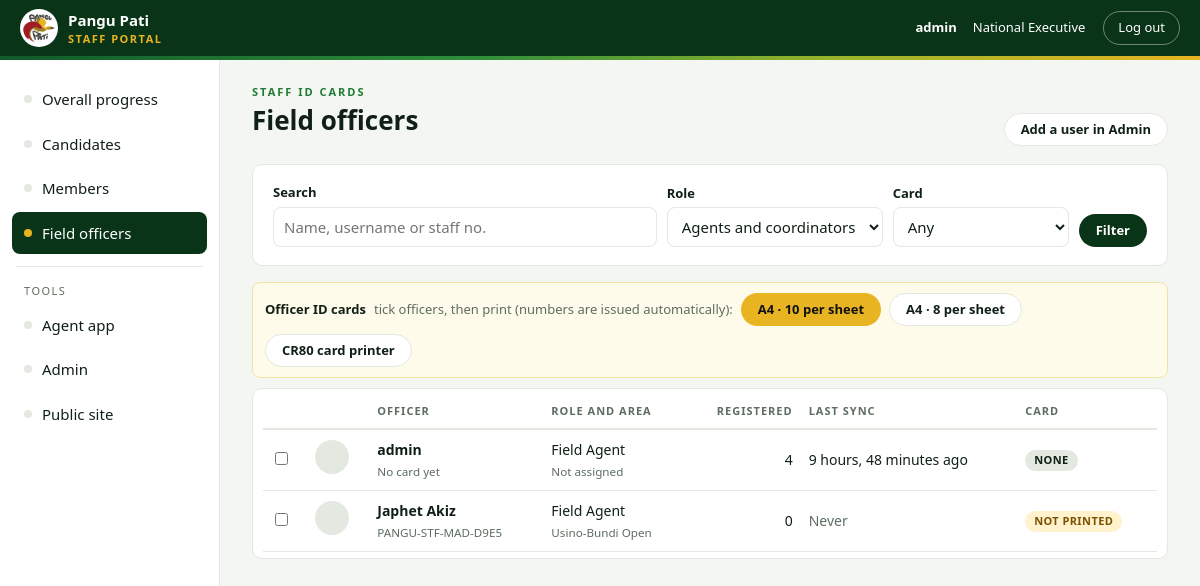
The app's page /portal/staff/ (signed in) with its own data.
### apps/cms/models.py (models this page shows, shortened)
class PartyProfile(models.Model):
    name = models.CharField(max_length=80, default="Pangu Pati")
    short_name = models.CharField(max_length=30, default="Pangu")
    tagline = models.CharField(max_length=140, default="Pangu Next Generation")
    founded = models.DateField(null=True, blank=True, default=datetime.date(1967, 6, 13))
    election_name = models.CharField(max_length=120, default="2027 National General Election")
    election_date = models.DateField(
        null=True, blank=True,
        help_text="Polling start date. Turns on the home-page countdown and the candidate age check.",
    )
    rotating_lines = models.CharField(
        max_length=300, default="Pangu Next Generation|2027 National General Election|Join the movement",
        help_text="Lines that rotate under the party name, separated by |",
    )
    intro = models.CharField(
        max_length=300, blank=True,
        default="[Placeholder] One-sentence welcome for the home page.",
    )
    about = models.TextField(
        default="[Placeholder] The party's story, values and record. "
                "Separate paragraphs with a blank line.",
    )
    header_image = models.ImageField(
        upload_to="party/", blank=True,
        help_text="Leaders header for the home page. Leave empty to use the bundled image.",
    )
    header_caption = models.CharField(max_length=200, blank=True,
                                      help_text="Optional caption naming the leaders in the header image.")
    logo = models.ImageField(upload_to="party/", blank=True,
                             help_text="Leave empty to use the bundled Pangu Pati logo.")
    applications_open = models.BooleanField(default=True)
    applications_close = models.DateField(null=True, blank=True,
                                          help_text="Last day to apply. Leave empty for no deadline.")
    signatory_name = models.CharField(max_length=120, blank=True,
                                      help_text="Signs endorsement letters.")
    signatory_title = models.CharField(max_length=120, blank=True, default="General Secretary")
    office_address = models.CharField(max_length=200, blank=True,
                                      default="[Placeholder] Party secretariat, Port Moresby")
    phone = models.CharField(max_length=40, blank=True)
    email = models.EmailField(blank=True)
    facebook_url = models.URLField(blank=True)
    tiktok_url = models.URLField(blank=True)
    youtube_url = models.URLField(blank=True)
    x_url = models.URLField("X / Twitter URL", blank=True)
    class Meta:
        verbose_name = "Party profile"
        verbose_name_plural = "Party profile"
    @classmethod
    def load(cls):
        obj, _ = cls.objects.get_or_create(pk=1)
        return obj

### apps/accounts/models.py (models this page shows, shortened)
class User(AbstractUser):
    class Role(models.TextChoices):
        AGENT = "AGENT", "Field Agent"
        COORDINATOR = "COORDINATOR", "Provincial Coordinator"
        EXEC = "EXEC", "National Executive"
    phone_number = models.CharField(max_length=20, blank=True)
    role = models.CharField(max_length=12, choices=Role.choices, default=Role.AGENT)
    assigned_province = models.ForeignKey(
        "geo.Province", null=True, blank=True, on_delete=models.SET_NULL, related_name="staff"
    )
    assigned_electorate = models.ForeignKey(
        "geo.Electorate", null=True, blank=True, on_delete=models.SET_NULL, related_name="agents"
    )
    @property
    def is_exec(self):
        return self.role == self.Role.EXEC or self.is_superuser

class StaffProfile(models.Model):
    class CardStatus(models.TextChoices):
        ACTIVE = "ACTIVE", "Active"
        SUSPENDED = "SUSPENDED", "Suspended"
    id = models.UUIDField(primary_key=True, default=uuid.uuid4, editable=False)
    user = models.OneToOneField(User, on_delete=models.CASCADE, related_name="staff_profile")
    staff_number = models.CharField(max_length=24, unique=True, null=True, blank=True)
    photo = models.ImageField(upload_to=staff_photo_path, blank=True)
    card_status = models.CharField(max_length=10, choices=CardStatus.choices,
                                   default=CardStatus.ACTIVE)
    valid_until = models.DateField(null=True, blank=True,
                                   help_text="Leave empty for no expiry (e.g. until after the 2027 return of writs).")
    id_card_printed = models.BooleanField(default=False)
    id_card_printed_at = models.DateTimeField(null=True, blank=True)
    created_at = models.DateTimeField(auto_now_add=True)
    updated_at = models.DateTimeField(auto_now=True)
    class Meta:
        ordering = ["user__last_name", "user__first_name"]
        verbose_name = "staff ID card"

### apps/geo/models.py (models this page shows, shortened)
class Electorate(models.Model):
    class Type(models.TextChoices):
        OPEN = "OPEN", "Open"
        PROVINCIAL = "PROVINCIAL", "Provincial"
    province = models.ForeignKey(Province, on_delete=models.PROTECT, related_name="electorates")
    name = models.CharField(max_length=120)
    electorate_type = models.CharField(max_length=10, choices=Type.choices, default=Type.OPEN)
    class Meta:
        ordering = ["province__name", "electorate_type", "name"]
        constraints = [
            models.UniqueConstraint(fields=["province", "name"], name="uniq_electorate_per_province"),
        ]

### apps/idcards/views.py (the view)
# urls.py: path("", views.staff_list, name="list"),
@portal_required
def staff_list(request):
    qs = staff_visible_to(request.user).annotate(
        registered=Count("registered_members", distinct=True),
        last_sync=Max("sync_logs__received_at"))
    role, q, card = request.GET.get("role", ""), request.GET.get("q", "").strip(), request.GET.get("card", "")
    if role in (User.Role.AGENT, User.Role.COORDINATOR):
        qs = qs.filter(role=role)
    if q:
        qs = qs.filter(Q(username__icontains=q) | Q(first_name__icontains=q) | Q(last_name__icontains=q)
                       | Q(staff_profile__staff_number__icontains=q))
    if card == "none":
        qs = qs.filter(Q(staff_profile__isnull=True) | Q(staff_profile__staff_number__isnull=True))
    elif card == "suspended":
        qs = qs.filter(staff_profile__card_status=StaffProfile.CardStatus.SUSPENDED)
    elif card == "unprinted":
        qs = qs.filter(staff_profile__staff_number__isnull=False, staff_profile__id_card_printed=False)
    return render(request, "idcards/staff_list.html", {
        "section": "staff", "staff": qs.order_by("assigned_province__name", "last_name", "username"),
        "role": role, "q": q, "card": card,
    })

### apps/cms/context_processors.py (called while the page is built)
def party(request):
    try:
        profile = PartyProfile.load()
    except (OperationalError, ProgrammingError):  # before migrations have run
        profile = PartyProfile()
    return {
        "party": profile,
        "party_logo": profile.logo.url if profile.logo else static("site/img/pangu-logo.png"),
        "party_header": profile.header_image.url if profile.header_image else static("site/img/leaders-header.jpg"),
    }

### apps/idcards/views.py (called while the page is built)
def staff_visible_to(user):
    qs = User.objects.filter(role__in=[User.Role.AGENT, User.Role.COORDINATOR]).select_related(
        "assigned_province", "assigned_electorate", "staff_profile")
    if not is_exec(user):
        qs = qs.filter(role=User.Role.AGENT)
    return scope_province(qs, user, "assigned_province_id")

### apps/portal/access.py (called while the page is built)
def is_exec(user):
    return bool(user and user.is_authenticated and user.is_exec)

def is_portal_user(user):
    return is_exec(user) or is_coordinator(user)

def portal_required(view):
    @login_required
    @wraps(view)
    def wrapped(request, *args, **kwargs):
        if not is_portal_user(request.user):
            if request.user.is_agent:
                return redirect(AGENT_APP_URL)
            raise PermissionDenied("Executives and provincial coordinators only.")
        return view(request, *args, **kwargs)
    return wrapped

def scope_province(qs, user, province_field):
    if is_exec(user):
        return qs
    if is_coordinator(user) and user.assigned_province_id:
        return qs.filter(**{province_field: user.assigned_province_id})
    return qs.none()

### apps/idcards/templates/idcards/staff_list.html (shortened to what this page needs)
{% extends "portal/base.html" %}
{% block content %}
<div class="page-head">
  <div><span class="eyebrow">Staff ID cards</span><h1>Field officers</h1></div>
  {% if user.is_staff %}<a class="btn btn-outline" href="/admin/accounts/user/add/">Add a user in Admin</a>{% endif %}
</div>
<form class="card filters" method="get">
  <div class="field grow"><label>Search</label><input name="q" value="{{ q }}" placeholder="Name, username or staff no."></div>
  {% if user.is_exec %}<div class="field"><label>Role</label><select name="role"><option value="">Agents and coordinators</option></select></div>{% endif %}
  <div class="field"><label>Card</label><select name="card">
    <option value="">Any</option>
  </select></div>
  <button class="btn btn-dark" type="submit">Filter</button>
</form>
<form method="post" action="{% url 'staff:cards_batch' %}" target="_blank">{% csrf_token %}
  <div class="bulk">
    <b>Officer ID cards</b> <span class="muted">tick officers, then print (numbers are issued automatically):</span>
    <button class="btn btn-gold" name="layout" value="a4-10">A4 · 10 per sheet</button>
    <button class="btn btn-outline" name="layout" value="a4-8">A4 · 8 per sheet</button>
    <button class="btn btn-outline" name="layout" value="cr80">CR80 card printer</button>
  </div>
  <div class="card" style="padding:6px 10px">
    <div class="tbl-wrap">
    <table class="tbl">
      <thead><tr><th></th><th></th><th>Officer</th><th>Role and area</th><th class="num">Registered</th><th class="hide-sm">Last sync</th><th>Card</th></tr></thead>
      <tbody>
      {% for s in staff %}
        {% with p=s.staff_profile %}
        <tr>
          <td>{% if s.is_active %}<input type="checkbox" name="ids" value="{{ s.pk }}" aria-label="Select {{ s }}">{% endif %}</td>
          <td>{% if p.photo %}<img class="thumb" src="{{ p.photo.url }}" alt="" loading="lazy">{% else %}<span class="thumb" style="display:inline-block"></span>{% endif %}</td>
          <td><a class="name" href="{% url 'staff:detail' s.pk %}">{{ s.get_full_name|default:s.username }}</a><br><small class="muted">{{ p.staff_number|default:"No card yet" }}{% if not s.is_active %} · login disabled{% endif %}</small></td>
          <td>{{ s.get_role_display }}<br><small class="muted">{% if s.assigned_electorate %}{{ s.assigned_electorate.name }}{% elif s.assigned_province %}{{ s.assigned_province.name }}{% else %}Not assigned{% endif %}</small></td>
          <td class="num">{{ s.registered }}</td>
          <td class="hide-sm">{% if s.last_sync %}{{ s.last_sync|timesince }} ago{% else %}<span class="muted">Never</span>{% endif %}</td>
          <td>{% if not p.staff_number %}<span class="pill">None</span>{% elif p.card_status == "SUSPENDED" %}<span class="pill bad">Suspended</span>{% elif p.id_card_printed %}<span class="pill ok">Printed</span>{% else %}<span class="pill warn">Not printed</span>{% endif %}</td>
        </tr>
        {% endwith %}
      {% empty %}
        <tr><td colspan="7" class="muted" style="padding:28px;text-align:center">No field officers match. Add users with the Field Agent or Provincial Coordinator role in Admin → Users.</td></tr>
      {% endfor %}
      </tbody>
    </table>
    </div>
  </div>
</form>
{% endblock %}

### apps/portal/templates/portal/base.html (shortened to what this page needs)
{% load static %}<!doctype html>
<html lang="en">
<head>
<link rel="stylesheet" href="{% static 'portal/css/portal.css' %}">
</head>
<body>
<header class="topbar">
  <a class="brand" href="{% url 'portal:dashboard' %}"><img src="{{ party_logo }}" alt=""><span>{{ party.name }}<small>Staff portal</small></span></a>
  <div class="who"><b>{{ user.get_full_name|default:user.username }}</b>{% if user.is_exec %}National Executive{% else %}{{ user.get_role_display }}{% if user.assigned_province %} · {{ user.assigned_province.name }}{% endif %}{% endif %}</div>
  <form method="post" action="{% url 'portal:logout' %}">{% csrf_token %}<button type="submit">Log out</button></form>
</header>
<div class="layout">
  <nav class="sidenav" aria-label="Portal">
    <a href="{% url 'portal:dashboard' %}" class="{% if section == 'dashboard' %}on{% endif %}"><span class="dot"></span>Overall progress</a>
    <a href="{% url 'candidate_db:database' %}" class="{% if section == 'candidates' %}on{% endif %}"><span class="dot"></span>Candidates</a>
    <a href="{% url 'portal:members' %}" class="{% if section == 'members' %}on{% endif %}"><span class="dot"></span>Members</a>
    <a href="{% url 'staff:list' %}" class="{% if section == 'staff' %}on{% endif %}"><span class="dot"></span>Field officers</a>
    <div class="sep"></div>
    <div class="label">Tools</div>
    <a href="/agent/"><span class="dot"></span>Agent app</a>
    {% if user.is_staff %}<a href="/admin/"><span class="dot"></span>Admin</a>{% endif %}
    <a href="{% url 'home' %}"><span class="dot"></span>Public site</a>
  </nav>
  <main>
    {% block content %}{% endblock %}
  </main>
</div>
</body>
</html>

### records on screen
PartyProfile: name "Pangu Pati"
User: get_full_name "admin", staff_profile.staff_number "No card yet", role "Field Agent", shows "Not assigned", registered "4", last_sync "9 hours, 48 minutes", shows "NONE"
User: get_full_name "Japhet Akiz", staff_profile.staff_number "PANGU-STF-MAD-D9E5", role "Field Agent", assigned_electorate.name "Usino-Bundi Open", registered "0", shows "Never", shows "NOT PRINTED"
